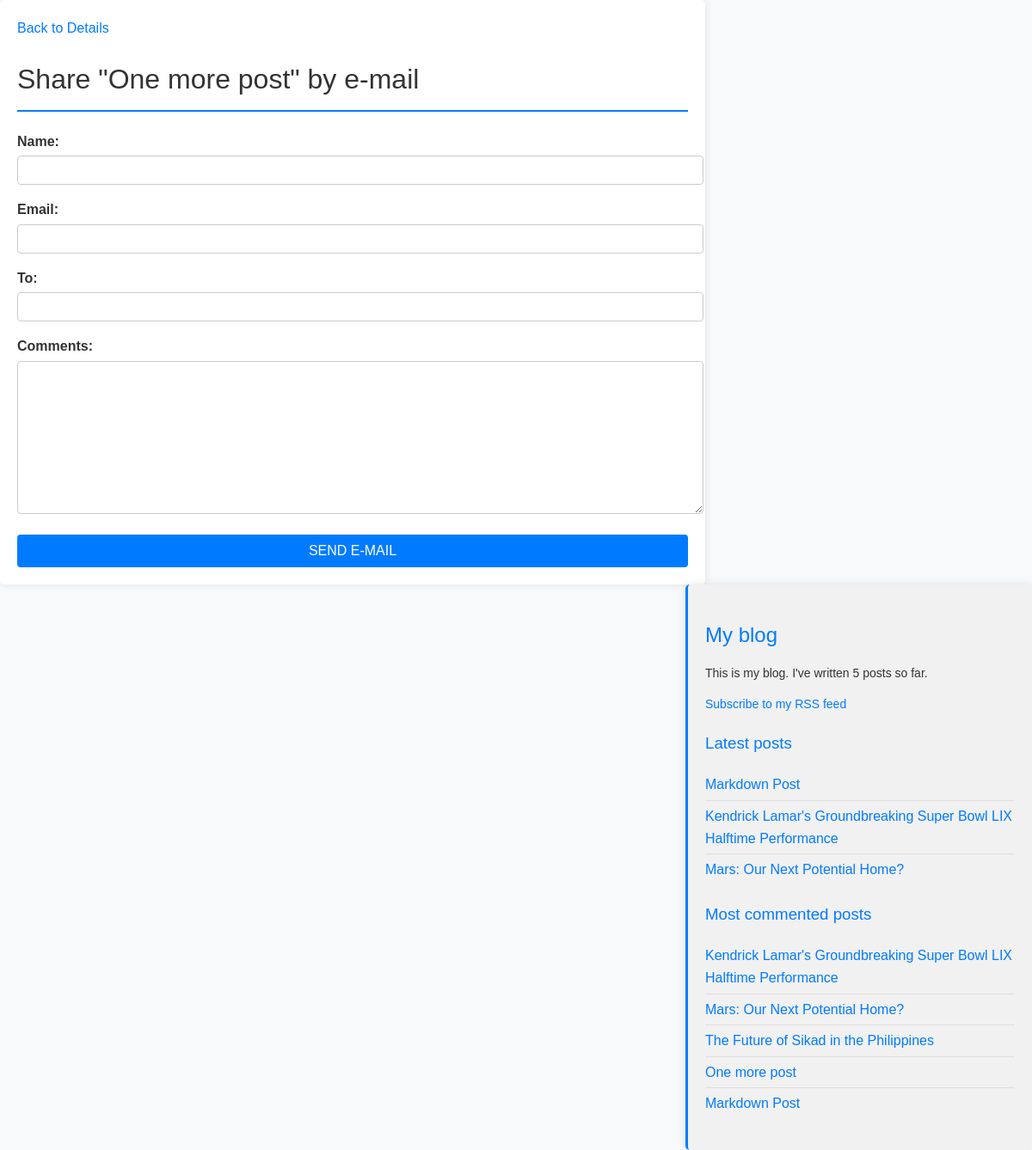
/blogapp/3/share/, run on the app's committed database.
### blogapp/models.py (models this page shows, shortened)
class Post(models.Model):
    STATUS_CHOICES = (
        ('draft', 'Draft'),
        ('published', 'Published'),
    )
    title = models.CharField(max_length=250)
    slug = models.SlugField(max_length=250, unique_for_date='publish')
    author = models.ForeignKey(User, on_delete=models.CASCADE, related_name='blog_posts')
    body = models.TextField()
    publish = models.DateTimeField(default=timezone.now)
    created = models.DateTimeField(auto_now_add=True)
    updated = models.DateTimeField(auto_now=True)
    status = models.CharField(max_length=10, choices=STATUS_CHOICES, default='draft')
    objects = models.Manager()
    published = PublishedManager()
    tags = TaggableManager()
    class Meta:
        ordering = ('-publish',)
    def get_absolute_url(self):
        return reverse('blogapp:post_detail',
        args=[self.publish.year, self.publish.month, self.publish.day, self.slug])

### blogapp/views.py (the view)
def post_share(request, post_id):
    post = get_object_or_404(Post, id=post_id, status='published')
    sent = False
    if request.method == 'POST':
        form = EmailPostForm(request.POST)
        if form.is_valid():
            cd = form.cleaned_data
            subject = f"{cd['name']} recommends you read {post.title}"
            message = f"Read {post.title} at {request.build_absolute_uri(post.get_absolute_url())}\n\n" f"{cd['name']}'s comments: {cd['comments']}"
            send_mail(subject, message, cd['email'], [cd['to']])
            sent = True
    else:
        form = EmailPostForm()
    return render(request, 'blogapp/post/share.html', {'post': post, 'form': form, 'sent': sent})

### blogapp/forms.py
class EmailPostForm(forms.Form):
    name = forms.CharField(max_length=25)
    email = forms.EmailField()
    to = forms.EmailField()
    comments = forms.CharField(required=False,
    widget=forms.Textarea)

### blogapp/models.py (called while the page is built)
    def get_queryset(self):
        return super().get_queryset().filter(status='published')

### blogapp/templatetags/blog_tags.py (called while the page is built)
@register.simple_tag
def total_posts():
  return Post.published.count()

@register.simple_tag
def get_most_commented_posts(count=5):
  return Post.published.annotate(
    total_comments=Count('comments')
  ).order_by('-total_comments')[:count]

@register.inclusion_tag('blogapp/post/latest_posts.html')
def show_latest_posts(count=5):
  latest_posts = Post.published.order_by('-publish')[:count]
  return {'latest_posts': latest_posts}

### blogapp/templates/blogapp/post/share.html (shortened to what this page needs)
{% extends "blogapp/base.html" %}
{% block content %}
<a href="{{ post.get_absolute_url }}">Back to Details</a>
{% if sent %}
<h1>E-mail successfully sent</h1>
<p>
  "{{ post.title }}" was successfully sent to {{ form.cleaned_data.to }}.
  {% else %}
<h1>Share "{{ post.title }}" by e-mail</h1>
<form method="post">
  {{ form.as_p }}
  <input type="submit" value="Send e-mail">
</form>
{% endif %}
{% endblock %}

### blogapp/templates/blogapp/base.html (shortened to what this page needs)
{%load blog_tags %}
{%load static %}
<!DOCTYPE html>
<html>
<head>
    <link href="{% static 'css/blogapp.css' %}" rel="stylesheet">
</head>
<body>
    <div id="content">
        {% block content %}
        {% endblock %}
    </div>
    <div id="sidebar">
        <h2>My blog</h2>
        <p>This is my blog. I've written {% total_posts %} posts so far.</p>
        <p><a href="{% url 'blogapp:post_feed' %}">Subscribe to my RSS feed</a></p>
        <h3>Latest posts</h3>
        {% show_latest_posts 3%}
        <h3>Most commented posts</h3>
        {% get_most_commented_posts as most_commented_posts %}
        <ul>
            {% for post in most_commented_posts %}
            <li>
                <a href="{{ post.get_absolute_url }}">{{ post.title }}</a>
            </li>
            {% endfor %}
        </ul>
    </div>
</body>
</html>

### blogapp/templates/blogapp/post/latest_posts.html
<ul>
    {% for post in latest_posts %}
    <li>
        <a href="{{ post.get_absolute_url }}">{{ post.title }}</a>
    </li>
    {% endfor %}
</ul>

### blogapp/static/css/blogapp.css (style rules this page uses)
body { margin: 0; padding: 0; font-family: Arial, Helvetica, sans-serif; background-color: #f8f9fa; color: #333; line-height: 1.6; }
a { color: #007bff; text-decoration: none; transition: color 0.3s ease-in-out; }
h1, h2, h3 { font-weight: normal; }
h1 { border-bottom: 2px solid #007bff; padding-bottom: 10px; }
h2 { margin-top: 20px; }
#content { float: left; width: 65%; padding: 20px; background: #fff; box-shadow: 0 0 10px rgba(0, 0, 0, 0.1); border-radius: 5px; }
#sidebar { float: right; width: 30%; padding: 20px; background: #f1f1f1; border-left: 3px solid #007bff; border-radius: 5px; box-shadow: 0 0 10px rgba(0, 0, 0, 0.1); }
#sidebar h2, #sidebar h3 { color: #007bff; margin-bottom: 10px; }
#sidebar p { font-size: 14px; }
#sidebar ul { list-style: none; padding: 0; }
#sidebar ul li { padding: 5px 0; border-bottom: 1px solid #ddd; }
#sidebar ul li:last-child { border-bottom: none; }
label { display: block; font-weight: bold; margin-bottom: 4px; }
input, textarea { width: 100%; padding: 8px; border: 1px solid #ccc; border-radius: 4px; font-size: 14px; background: #fff; }
input[type=submit] { background: #007bff; color: #fff; border: none; padding: 10px 15px; font-size: 16px; cursor: pointer; text-transform: uppercase; transition: background 0.3s; }

### data on the page
Post: title "One more post"
Post: title "Markdown Post"
Post: title "Kendrick Lamar's Groundbreaking Super Bowl LIX Halftime Performance"
Post: title "Mars: Our Next Potential Home?"
Post: title "The Future of Sikad in the Philippines"
